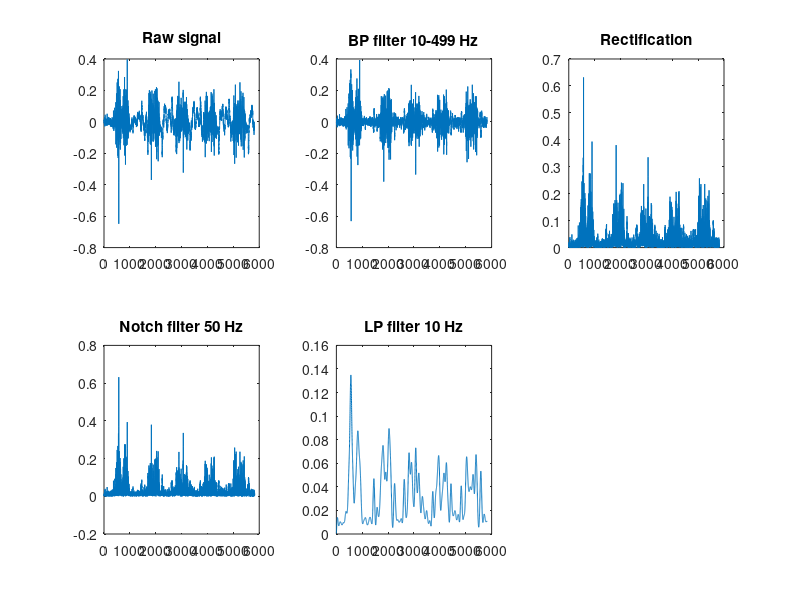

This chart was generated by the following MATLAB code: (Note: this script raises an error after producing the figure.)
clear all
close all
clc

%Healthy without float

addpath(genpath('Healthy Recordings\Subject6\NO_FLOAT'));

load('S6_NO_FLOAT.mat');

Trials=fieldnames(S6_NO_FLOAT);
Trials=Trials(9:11,1);
EMGSensors=fieldnames(S6_NO_FLOAT.T_01.Raw.EMG);

for Trialidx=1:length(Trials)
   TrialName=Trials{Trialidx}; 
   if isstruct(S6_NO_FLOAT)
    for Sensoridx=1:length(EMGSensors)
        SensorName=EMGSensors{Sensoridx};
        if isstruct(S6_NO_FLOAT.(TrialName).Raw.EMG)
            %4-th order band pass filter (10-499 Hz)
            [bp1,bp2]=butter(4,[10 499]/(S6_NO_FLOAT.(TrialName).fsEMG/2)); 
            S6_NO_FLOAT.(TrialName).Filtered.(SensorName)=filtfilt(bp1,bp2,S6_NO_FLOAT.(TrialName).Raw.EMG.(SensorName));
        
            %rectification
            S6_NO_FLOAT.(TrialName).Rectified.(SensorName)=abs(S6_NO_FLOAT.(TrialName).Filtered.(SensorName));

%             %4-th order high-pass filter (30 Hz){removed because they
%             told us not to use it
%             [hp1,hp2]=butter(4,30/(S6_NO_FLOAT.(TrialName).fsEMG/2),'high'); 
%             S6_NO_FLOAT.(TrialName).Filtered2.(SensorName)=filter(hp1,hp2,S6_NO_FLOAT.(TrialName).Rectified.(SensorName));
%         
            %4-th order Notch filter (50 Hz)
            [n1,n2]=butter(4,[49.8 50.2]/(S6_NO_FLOAT.(TrialName).fsEMG/2),'stop'); 
            S6_NO_FLOAT.(TrialName).Filtered3.(SensorName)=filtfilt(n1,n2,S6_NO_FLOAT.(TrialName).Rectified.(SensorName));
        
            %4-th order low-pass filter (10 Hz)
            [lp1,lp2]=butter(4,10/(S6_NO_FLOAT.(TrialName).fsEMG/2),'low'); 
            S6_NO_FLOAT.(TrialName).Filtered4.(SensorName)=filtfilt(lp1,lp2,S6_NO_FLOAT.(TrialName).Filtered3.(SensorName));
        end
    end
   end
end

figure(1)
subplot(2,3,1)
plot(S6_NO_FLOAT.T_02.Raw.EMG.LTA)
title('Raw signal');
subplot(2,3,2)
plot(S6_NO_FLOAT.T_02.Filtered.LTA)
title('BP filter 10-499 Hz');
subplot(2,3,3)
plot(S6_NO_FLOAT.T_02.Rectified.LTA)
title('Rectification');
subplot(2,3,4)
plot(S6_NO_FLOAT.T_02.Filtered3.LTA)
title('Notch filter 50 Hz');
subplot(2,3,5)
plot(S6_NO_FLOAT.T_02.Filtered4.LTA)
title('LP filter 10 Hz');
suptitle('Tibialis anterior - left')

figure(2)
subplot(2,3,1)
plot(S6_NO_FLOAT.T_02.Raw.EMG.LMG)
title('Raw signal');
subplot(2,3,2)
plot(S6_NO_FLOAT.T_02.Filtered.LMG)
title('BP filter 10-499 Hz');
subplot(2,3,3)
plot(S6_NO_FLOAT.T_02.Rectified.LMG)
title('Rectification');
subplot(2,3,4)
plot(S6_NO_FLOAT.T_02.Filtered3.LMG)
title('Notch filter 50 Hz');
subplot(2,3,5)
plot(S6_NO_FLOAT.T_02.Filtered4.LMG)
title('LP filter 10 Hz');
suptitle('Gastrocnemius - left')